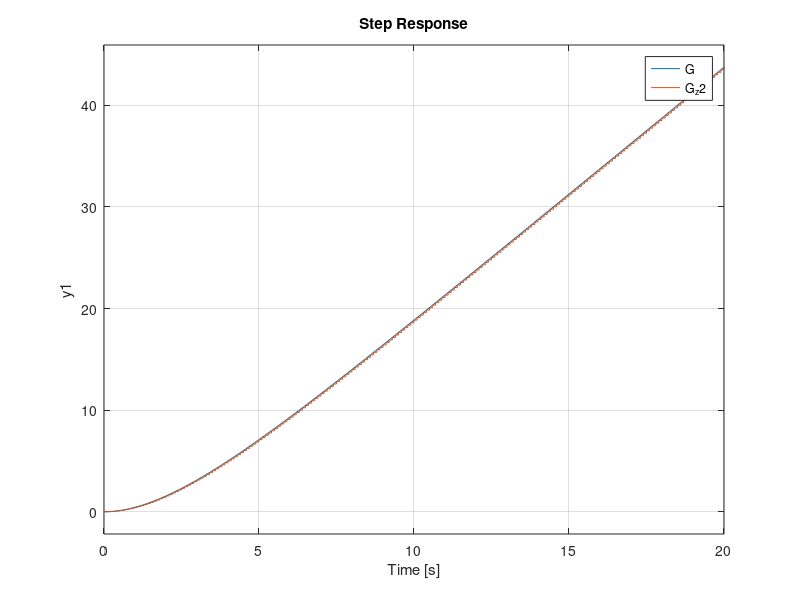

The MATLAB script that drew this image:
clear, close all;

G = zpk([], [0, -0.4], 1);

z = -4;
p = -30;
k = 1;

D = zpk(z, p, k);

OpenLoop = D*G;

rlocus(OpenLoop)
hold on

% Plot requirements
theta_min = 0.4668;
omega_min = 3.6;
x = 0:-1:-100;
theta = linspace(pi/2, 3*pi/2, 100);

plot(x, -cot(theta_min)*x, 'k')
plot(x, cot(theta_min)*x, 'k')
plot(omega_min * cos(theta), omega_min * sin(theta), 'k')
hold off

% Convert G(s) to G(z)
sample_rate = 10; % Sample rate in Hz
T = 1 / sample_rate;
exp_term = exp(-0.4*T);
num = [6.25 + 6.25*exp_term + 2.5*T - 13.5, 6.25-2.5*T*exp_term-6.25*exp_term];
denom = [1, -exp_term - 1, exp_term];
G_z = tf(num, denom, T)
G_z2 = c2d(G, T)

step(G, G_z2)


